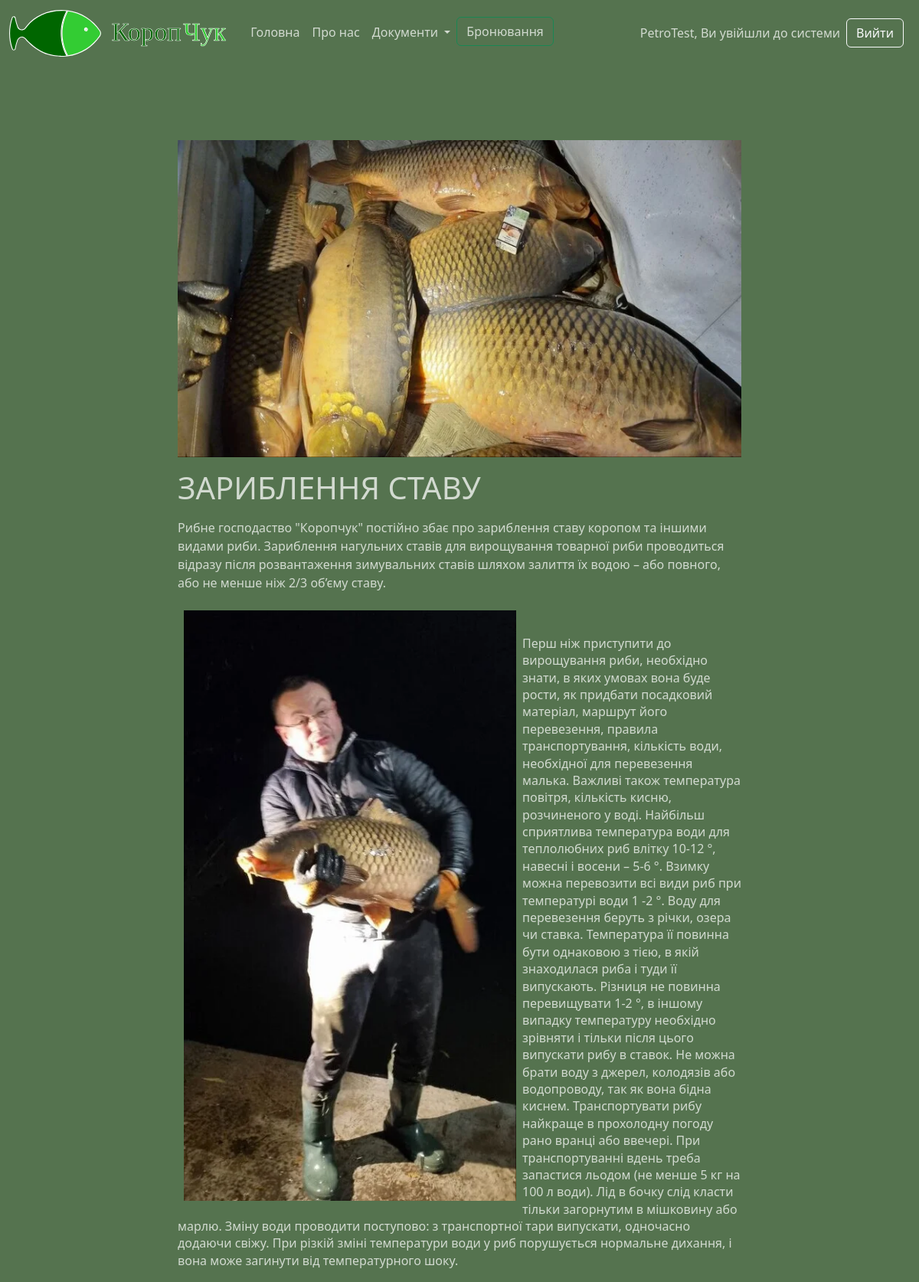
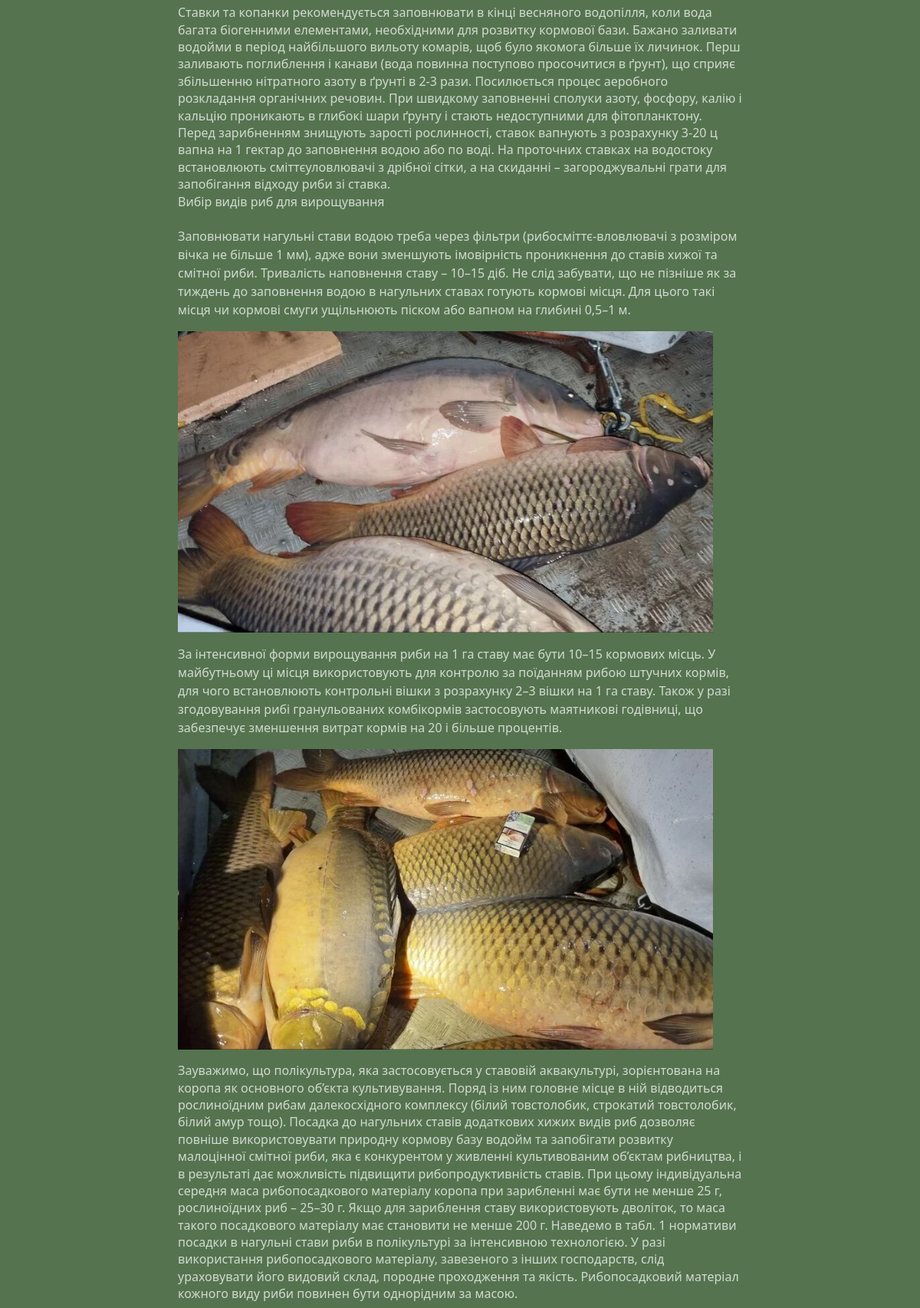
/post/zaryblennia-stavu/ (signed in, upper part), run on the app's committed database (2 pictures, top to bottom).
### mainapp/models.py (models this page shows, shortened)
class Article(models.Model):
    objects = None
    title = models.CharField(max_length=255, verbose_name='Заголовок')
    slug = models.SlugField(max_length=255, unique=True, db_index=True,
                            verbose_name="URL")  # unique=True це унакальна url-адреса
    content = models.TextField(blank=True, verbose_name='Текст допису')
    photo = models.ImageField(upload_to="photos/%Y/%m/%d", verbose_name='Зображення 16:9/800:450px/WebP')
    document = models.FileField(blank=True, upload_to="documents/%Y/%m/%d/", verbose_name='Додаток')
    time_create = models.DateTimeField(auto_now_add=True, verbose_name='Створено')
    time_update = models.DateTimeField(auto_now=True, verbose_name='Змінено')
    is_published = models.BooleanField(default=True, verbose_name='Опубліковано')
    cat = models.ForeignKey('Category', on_delete=models.PROTECT, verbose_name='Категорія')
    class Meta:
        verbose_name = 'Стаття'
        verbose_name_plural = 'Статті'
        ordering = ['-time_create', 'title']

### mainapp/views.py (the view)
# urls.py: path('post/<slug:post_slug>/', show_post, name='post'),
def show_post(request, post_slug):
    post = get_object_or_404(Article, slug=post_slug)
    context = {
        'post': post,
        'title': post.title,
        'cat_selected': post.cat_id,
    }
    return render(request, 'mainapp/post.html', context=context)

### mainapp/models.py (called while the page is built)
    def __str__(self):
        return self.name

    def get_absolute_url(self):
        return reverse('category', kwargs={'cat_id': self.pk})

### mainapp/templatetags/mainapp_tags.py (called while the page is built)
@register.simple_tag(name='getcats')
def get_categories(filter=None):
    if not filter:
        return Category.objects.all()
    else:
        return Category.objects.filter(pk=filter)

@register.inclusion_tag('mainapp/list_categories.html')
def show_categories(sort=None, cat_selected=0):
    if not sort:
        cats = Category.objects.all()
    else:
        cats = Category.objects.order_by(sort)
    return {"cats": cats, "cat_selected": cat_selected}

### mainapp/templates/mainapp/post.html (shortened to what this page needs)
{% extends 'mainapp/base.html' %}
{% load static %}
{% block content %}
    <div id="news">
        <div id="container_post" class="container-md pt-5">
            <div class="row justify-content-md-center">
                <div class="col-lg-8">
                    {% if post.photo %}
                        <p><img class="w-100 pt-5" src="{{post.photo.url}}"></p>
                    {% endif %}
                    {% autoescape off %}
                        <h1>{{post.title}}</h1>
                        <p>{{post.content|linebreaks}}</p>
                    {% endautoescape %}
                </div>
            </div>
        </div>
    </div>
{% endblock %}

### mainapp/templates/mainapp/base.html (shortened to what this page needs)
{% load static %}
{% load mainapp_tags %}
<html lang="uk">
<head>
    <link href="https://cdn.jsdelivr.net/npm/bootstrap@5.2.0/dist/css/bootstrap.min.css" rel="stylesheet">
    <link rel="stylesheet" href="https://cdn.jsdelivr.net/npm/bootstrap-icons@1.9.1/font/bootstrap-icons.css">
    <link rel="stylesheet" type="text/css" href="{% static 'mainapp/css/styles.css' %}">
</head>
<body>
<header>
    <nav class="navbar navbar-expand-md navbar-dark">
       <div class="container-fluid">
        <a class="navbar-brand" href="{% url 'home' %}">
            <img src="{% static 'mainapp/images/logo/krpch_right.svg' %}" alt="КОРОПЧУК" width="120" height="auto">
            <img class="mx-2" src="{% static 'mainapp/images/logo/krpch_name.svg' %}" alt="КОРОПЧУК" width="150"
                 height="auto">
        </a>
        <div class="collapse navbar-collapse" id="navbarSupportedContent">
          <ul class="navbar-nav me-auto mb-2 mb-lg-0">
            <li class="nav-item">
              <a class="nav-link" aria-current="page" href="{% url 'home' %}">Головна</a>
            </li>
            <li class="nav-item">
              <a class="nav-link" aria-current="page" href="{% url 'about' %}">Про нас</a>
            </li>
            <li class="nav-item dropdown">
              <a class="nav-link dropdown-toggle" href="#" id="navbarDropdownDoc" role="button" data-bs-toggle="dropdown" aria-expanded="false">
                Документи
              </a>
            </li>
            <li class="nav-item">
                <a class="btn btn-outline-success mb-1" href="{% url 'bookingapier_rest' %}"  target="_blank" role="button">Бронювання</a>
            </li>
          </ul>
                {% if request.user.is_authenticated %}
                {{ user.username }}, Ви увійшли до системи
                    <a class="btn btn-outline-light m-2 " href="{% url 'logout' %}" role="button">Вийти</a>
                {% else %}
                Для бронювання місця потрібно увійти
                <a class="btn btn-outline-light m-2" href="{% url 'login' %}" role="button">Увійти</a>
                {% endif %}
        </div>
      </div>
    </nav>
</header>
    {% block content %}
    {% endblock %}
</body>
</html>

### mainapp/static/mainapp/css/styles.css (style rules this page uses)
:root { --color1: rgb(1,52,0); --color2: 4f694e; --color21: d0d8d0; --color3: rgb(18,139,2); --color1g: rgb(1,52,0); --color2g: rgb(45,83,40); --color21g: rgb(36,67,33); --color3g: rgb(85,115,79); --color4g: rgb(125,148,120); --color5g: rgb(167,183,163); --color6g: rgb(210,218,208); --color7g: rgb(18,139,2); --color1w: rgb(255,255,255); --color1o: rgb(255,117,24); --color4: #fff; --color5: rgb(222,42,166); }
body, .dropdown-menu, nav, footer { background-color: var(--color3g); }
body, .nav-link, header, .bi, .btn-outline-success, .fr, footer { color: var(--color6g); }
a { text-decoration: none; }
.btn-outline-success, .btn-outline-warning { margin-right: 12px; }

### data on the page
Article: photo (picture), title "ЗАРИБЛЕННЯ СТАВУ", content "Рибне господаство \"Коропчук\" постійно збає про зариблення ставу коропом та іншими видами риби. Зариблення нагульних ставів для вирощування товарної риби проводиться відразу після розвантаження зимувальних ставів шляхом залиття їх водою – або повного, або не менше ніж 2/3 об’єму ставу. Перш ніж приступити до вирощування риби, необхідно знати, в яких умовах вона буде рости, як придбати посадковий матеріал, маршрут його перевезення, правила транспортування, кількість води, необхідної для перевезення малька. Важливі також температура повітря, кількість кисню, розчиненого у воді. Найбільш сприятлива температура води для теплолюбних риб влітку 10-12 °, навесні і восени – 5-6 °. Взимку можна…", content (picture)

### other printed values
{{ user.username }} "PetroTest"
